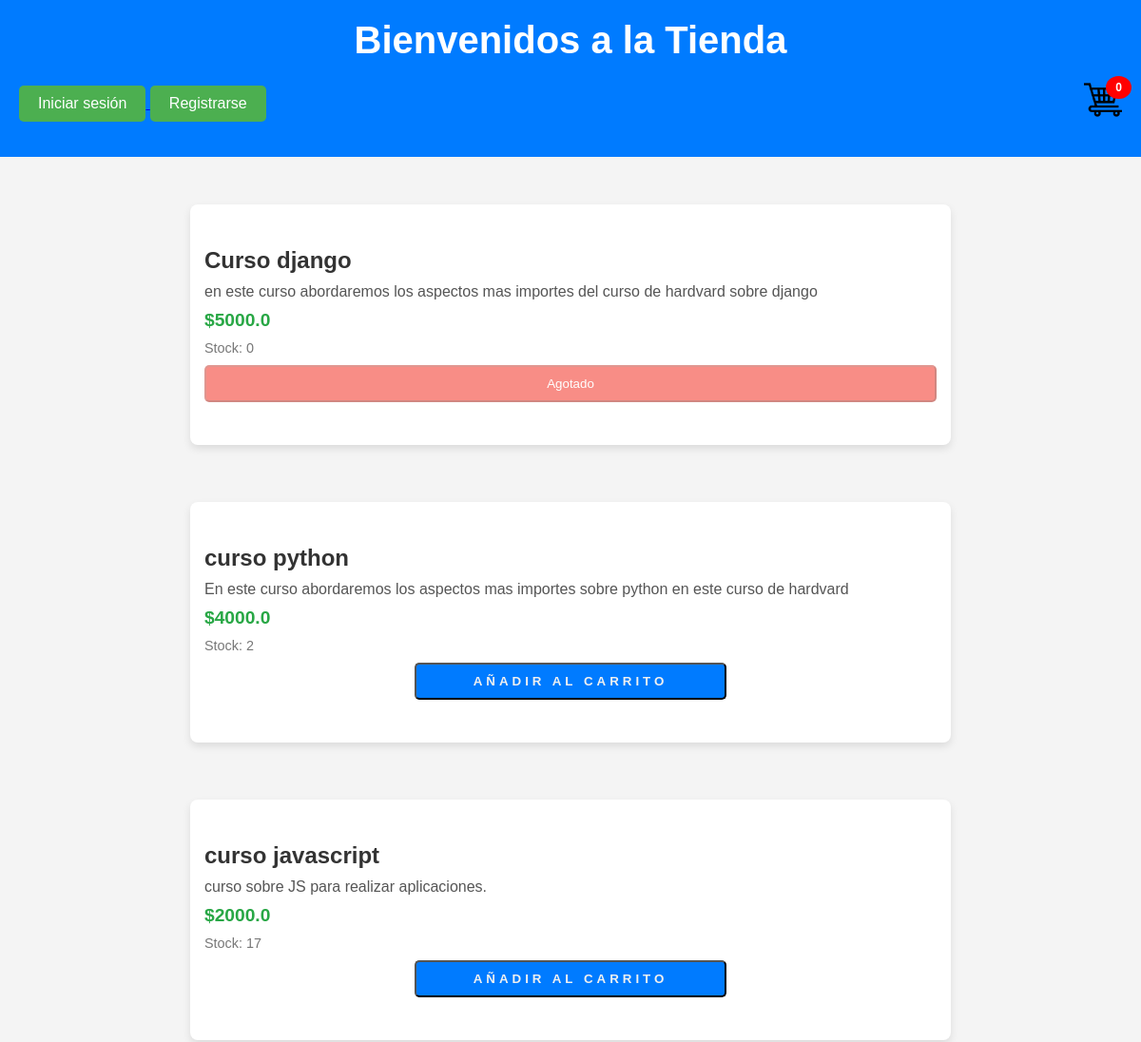
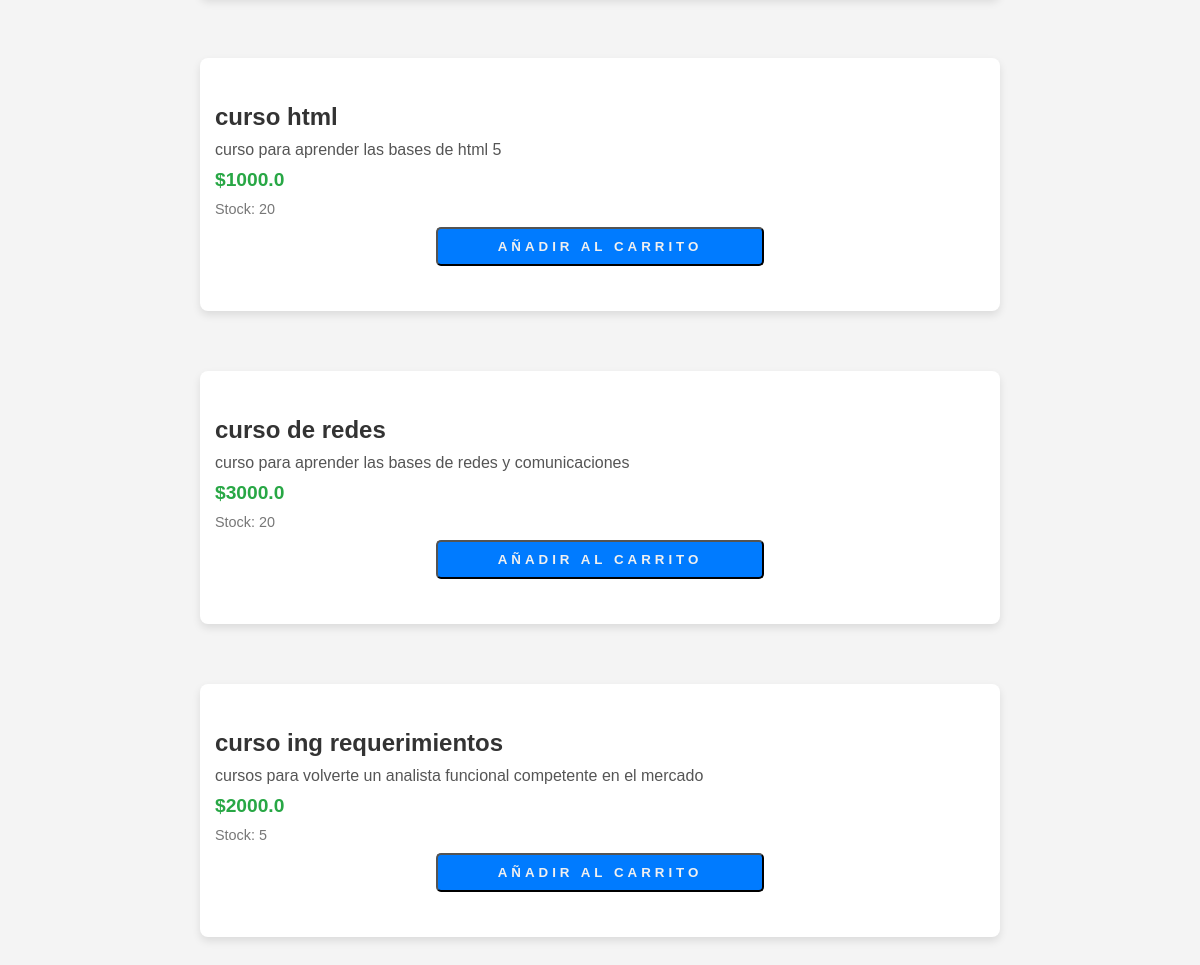
The app's page /, older data (2 pictures, top to bottom).
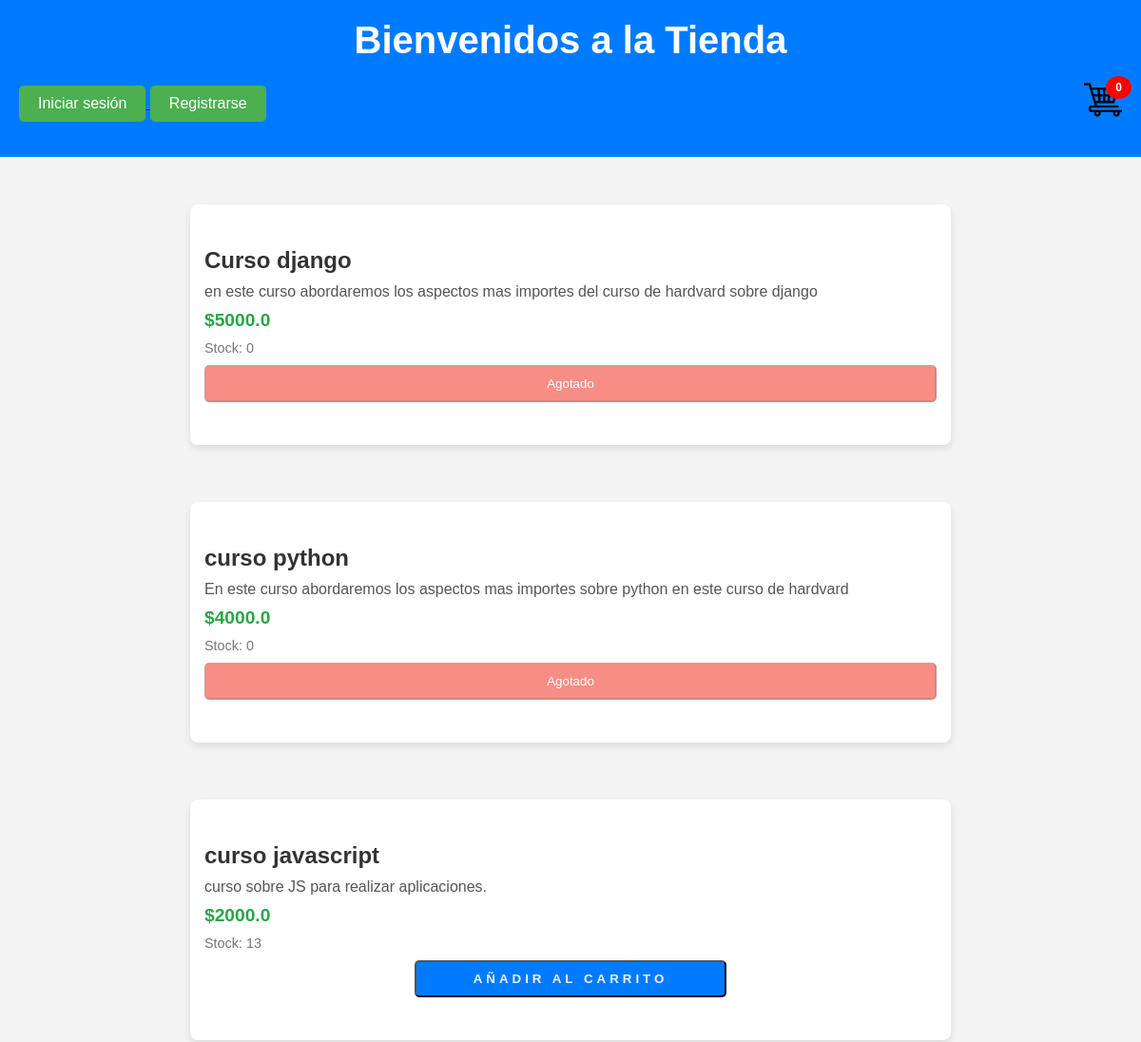
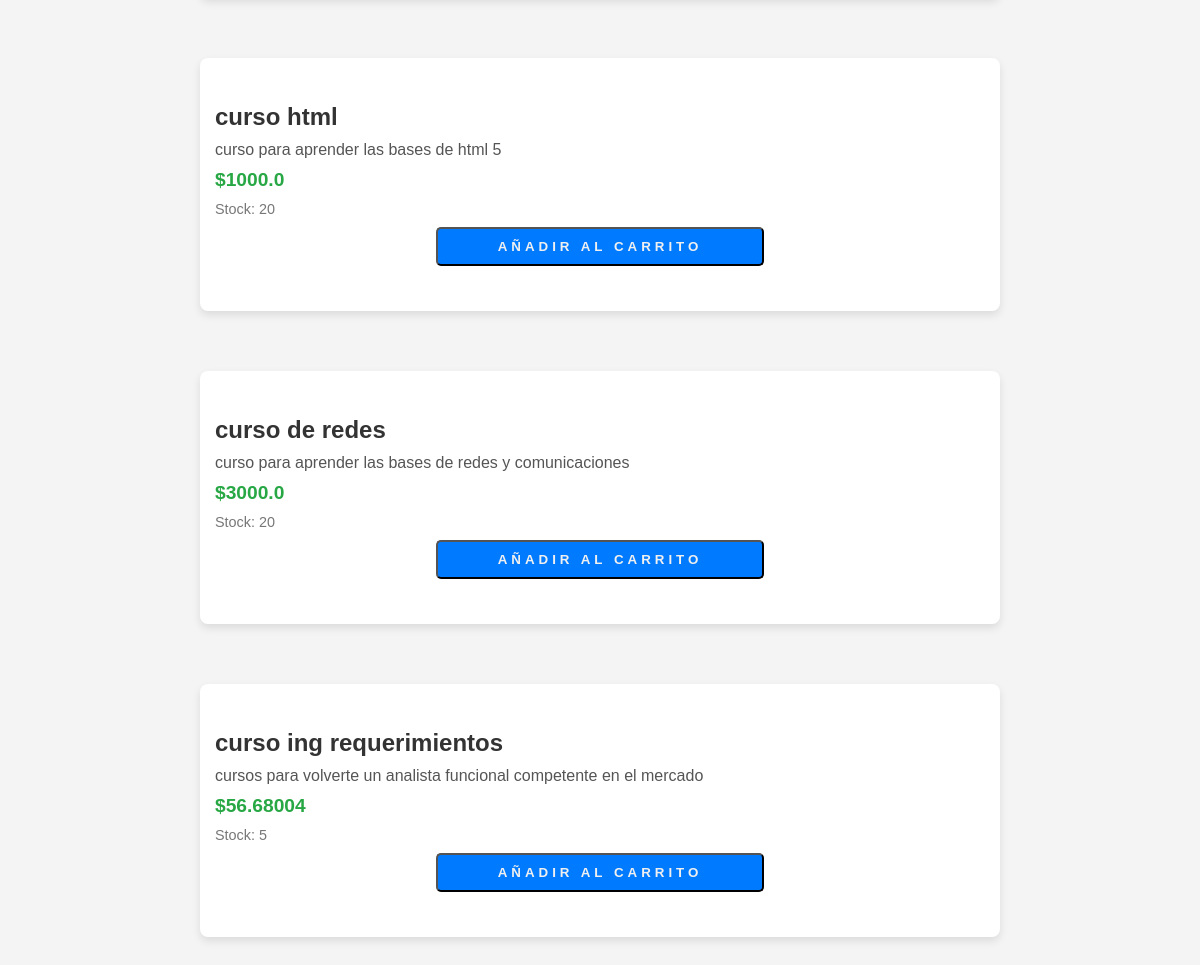
The same page, newer data (2 pictures, top to bottom).
### CarritoAplicacion/models.py (models this page shows, shortened)
class Producto(models.Model):
    nombre = models.CharField(max_length=50)
    descripcion = models.TextField()
    categoria = models.CharField(max_length=40)
    precio = models.FloatField()
    stock = models.IntegerField(default=0)

### CarritoAplicacion/views.py (the view)
# urls.py: path('', index, name="Index"), #incluyo para que levante el index
def index(request):
    carrito = Carrito(request)
    total_productos = sum(item["stock"] for item in carrito.carrito.values())
    total_carrito = carrito.calcular_total()
    productos = Producto.objects.all()
    return render(request, "index.html", {
        'productos': productos,
        'total_carrito': total_carrito,  # Pasamos el total al contexto
        'total_productos': total_productos,  # Pasamos el total de productos al contexto
    })

### CarritoAplicacion/Carrito.py (called while the page is built)
    def calcular_total(self):
        total = 0
        for item in self.carrito.values():
            total += float(item["precioFinal"])
        return total

### CarritoAplicacion/templates/index.html (shortened to what this page needs)
<!DOCTYPE html>
{% load static %}
<html lang="es">
<head>
    <link rel="stylesheet" href="{% static 'css/estilos.css' %}">
</head>
<body>
    <div class="header">
        <h1 class="header-title">Bienvenidos a la Tienda</h1>
            <div class="container-nav">
            <div class="auth-links">
                {% if user.is_authenticated %}
                <form action="{% url 'Logout' %}" method="post" style="display:flex; flex-direction: column; padding-top: 5px;">
                    {% csrf_token %}
                    <label>Hola, {{ user.username }}</label>
                    <button type="submit" class="btn-logout">Cerrar sesión</button>
                </form>
            {% else %}
                <a href="{% url 'Login' %}">
                    <button class="btn-login">Iniciar sesión</button>
                </a>
                <a href="{% url 'Register' %}">
                    <button class="btn-register">Registrarse</button>
                </a>
            {% endif %}
            </div>
            <div class="container-icono-carrito">
                <a href="{% url 'carritoVista' %}">
                    <img src="{% static 'img/shopping-trolley_4883608.png' %}" alt="carrito" id="abrirModalBtn" class="btn-abrir-modal">
                    <span class="contador-carrito">{{ total_productos }}</span>
                </a>
            </div>
        </div>
    </div>
    <div class="container-main">
        <div class="productos-container">
            {% for producto in productos %}
            <div class="card">
                <div class="card-body">
                    <h2 class="card-title">{{ producto.nombre }}</h2>
                    <p class="card-description">{{ producto.descripcion }}</p>
                    <span class="card-price">${{ producto.precio }}</span>
                    <span class="card-stock">Stock: {{ producto.stock }}</span>
                    {% if producto.stock > 0 %}
                        <a href="{% url 'Agregar' producto.id %}" class="link-agregar">
                            <button class="btn-agregar">Añadir al carrito</button>
                        </a>
                    {% else %}
                        <button class="btn-agotado" disabled>Agotado</button>
                    {% endif %}
                </div>
            </div>
            {% endfor %}
        </div>
            {% include "carritoVista.html" %}
    </div>
</body>
</html>

### CarritoAplicacion/templates/carritoVista.html (shortened to what this page needs)
<!DOCTYPE html>
{% load static %}
<html lang="en">
<head>
    <link rel="stylesheet" href="{% static 'css/estilos.css' %}">
</head>
<body>
</body>
</html>

### CarritoAplicacion/static/css/estilos.css (style rules this page uses)
* { margin: 0; padding: 0; box-sizing: border-box; }
body { font-family: Arial, sans-serif; background-color: #f4f4f4; color: #333; }
.header { background-color: #007bff; color: white; text-align: center; padding: 20px; display: flex; flex-direction: column; align-items: center; justify-content: center; }
.header-title { font-size: 2.5em; font-weight: bold; }
.container-nav { display:flex; flex-direction: row; justify-content: space-between; width: 100%; }
.container-icono-carrito { width: 40px; height: 40px; display: inline; margin: 20px 0; }
.btn-abrir-modal { width: 100%; height: 100%; object-fit: contain; transition: transform 1s ease; }
.btn-login { background-color: #4CAF50; color: white; padding: 10px 20px; font-size: 16px; border: none; border-radius: 5px; cursor: pointer; transition: background-color 0.3s ease; margin-top: 25px; }
.auth-links { margin-bottom: 10px; }
.btn-register { background-color: #4CAF50; color: white; padding: 10px 20px; font-size: 16px; border: none; border-radius: 5px; cursor: pointer; transition: background-color 0.3s ease; margin-top: 25px; }
.container-main { display: flex; flex-direction: column; justify-content: space-around; align-items: center; margin: 20px; }
.productos-container { display: flex; flex-direction: column; align-items: center; width: 70%; }
.card { background-color: white; width: 100%; max-width: 800px; border-radius: 8px; overflow: hidden; box-shadow: 0 4px 8px rgba(0, 0, 0, 0.1); transition: transform 0.2s; margin: 30px 0; padding: 30px 0; }
.card-body { padding: 15px; display: flex; flex-direction: column; gap: 10px; }
.card-title { font-size: 1.5em; font-weight: bold; color: #333; }
.card-description { font-size: 1em; color: #555; }
.card-price { font-size: 1.2em; color: #28a745; font-weight: bold; }
.card-stock { font-size: 0.9em; color: #777; }
.btn-agregar { display: inline-block; padding: 10px 60px; background-color: #007bff; color: #f0f0f0; text-align: center; letter-spacing: 4px; text-transform: uppercase; font-weight: bolder; border-radius: 5px; transition: background-color 0.3s; }
.link-agregar { text-decoration: none !important; color: #f0f0f0; display: flex; flex-direction: row; justify-content: center; }
.btn-agotado { background-color: #f44336; color: white; padding: 10px 20px; text-align: center; border-radius: 5px; cursor: not-allowed; opacity: 0.6; }
.container-icono-carrito { position: relative; }
.contador-carrito { position: absolute; top: -5px; right: -10px; background-color: red; color: white; border-radius: 50%; padding: 5px 10px; font-size: 12px; font-weight: bold; }

Row changes from the older to the newer data that the page shows:
changed Producto "curso python": stock "2" → "0"; stock "AÑADIR AL CARRITO" → "Agotado"
changed Producto "curso javascript": stock "17" → "13"
changed Producto "curso ing requerimientos": precio "2000.0" → "56.68004"
